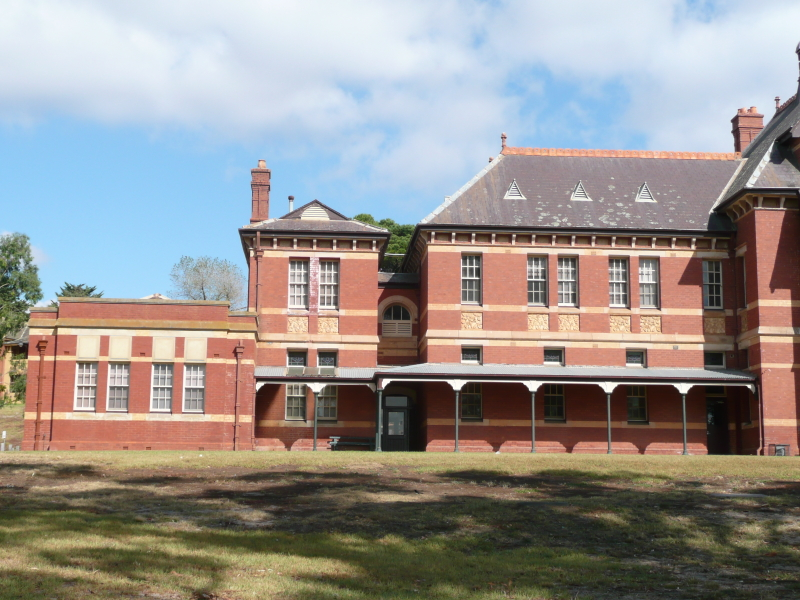
#> input picture basic-stitching/sample-left.jpg, 800 x 600 px; its folder holds 2 pictures in this run
$ python crop_img.py ../../basic-stitching ../../basic-stitching/sample-right.jpg
#> lines starting #> are read from the running program, lines starting #| are printed output that depends on the picture
from importlib.resources import path
from PIL import Image
from os import listdir
from os.path import isfile, join
from pathlib import Path
import sys


if __name__ == '__main__':
    frames_path = '/home/vagrant/sample-video/frames'
    output_path = '/home/vagrant/sample-video/frames_split'
    if len(sys.argv) == 3:
        frames_path, output_path = sys.argv[1], sys.argv[2]
    imgs = [join(frames_path, f) for f in listdir(frames_path) if isfile(join(frames_path, f))]
    for img in imgs:
        image = Image.open(img)
#> image is the input picture: PIL image 800x600 RGB; mean R, G, B 151, 146.1, 142.7
        width, height = image.size
#> width = 800; height = 600
        # https://stackoverflow.com/a/58350508
        overlap = 150
        img_left_area = (0, 0, width//2 + overlap, height)
#> img_left_area = (0, 0, 550, 600)
        img_right_area = (width//2 - overlap, 0, width, height)
#> img_right_area = (250, 0, 800, 600)
        img_left = image.crop(img_left_area)
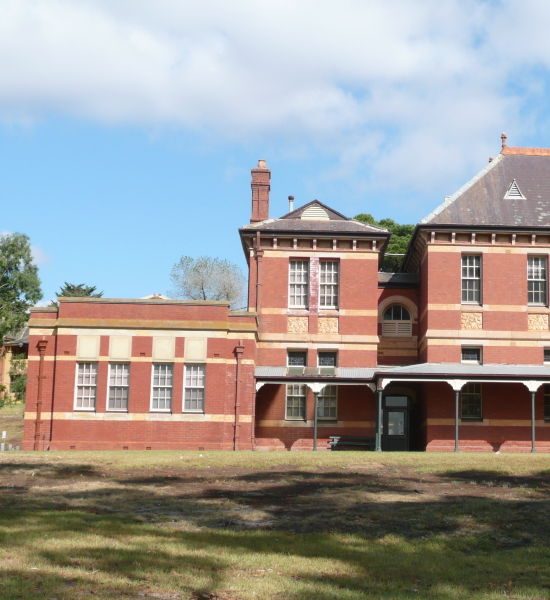
#> img_left: PIL image 550x600 RGB; mean R, G, B 157.3, 154.9, 152.1
        img_right = image.crop(img_right_area)
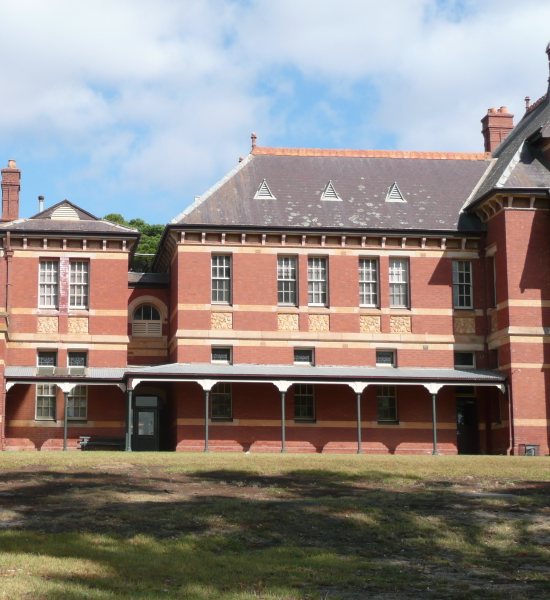
#> img_right: PIL image 550x600 RGB; mean R, G, B 143.6, 135.1, 130.7

        img_basename = Path(img).stem
        ext = Path(img).suffix

        outimg_basename_left = img_basename + 'l'
        outimg_basename_right = img_basename + 'r'
        outimg_filename_left = outimg_basename_left + ext
        outimg_filename_right = outimg_basename_right + ext
        outimg_fullpath_left = join(output_path, outimg_filename_left)
        outimg_fullpath_right = join(output_path, outimg_filename_right)

        img_left.save(outimg_fullpath_left)
        img_right.save(outimg_fullpath_right)
#> pass 2 of the loop `for img in imgs:`:
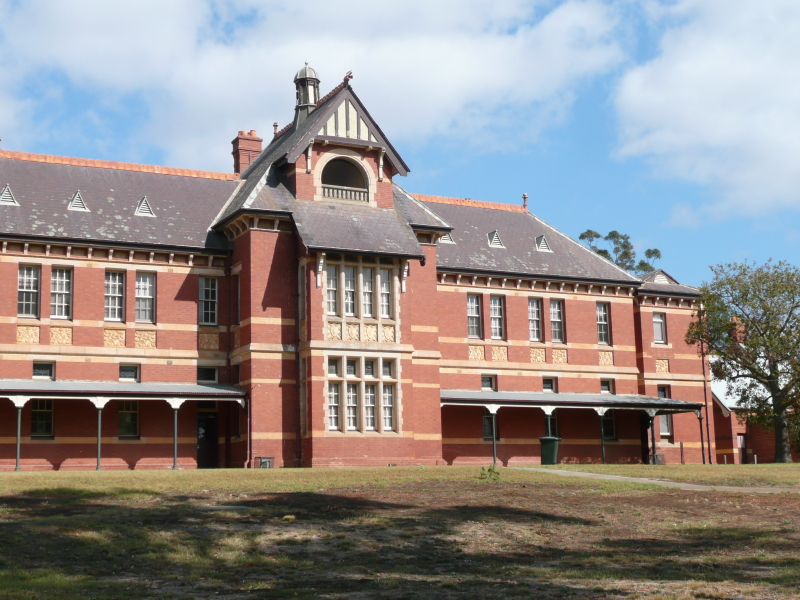
#> input picture basic-stitching/sample-right.jpg, 800 x 600 px
#> image is the input picture: PIL image 800x600 RGB; mean R, G, B 145.8, 139.8, 138.5
#> `img_left = image.crop(img_left_area)`:
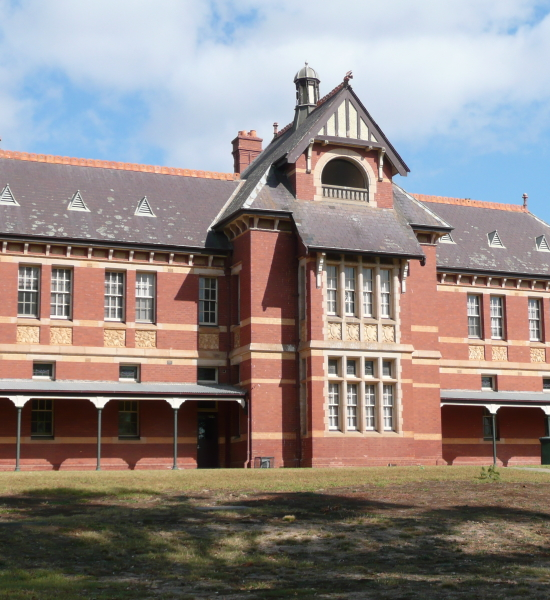
#> img_left: PIL image 550x600 RGB; mean R, G, B 145.2, 135.1, 131.9
#> `img_right = image.crop(img_right_area)`:
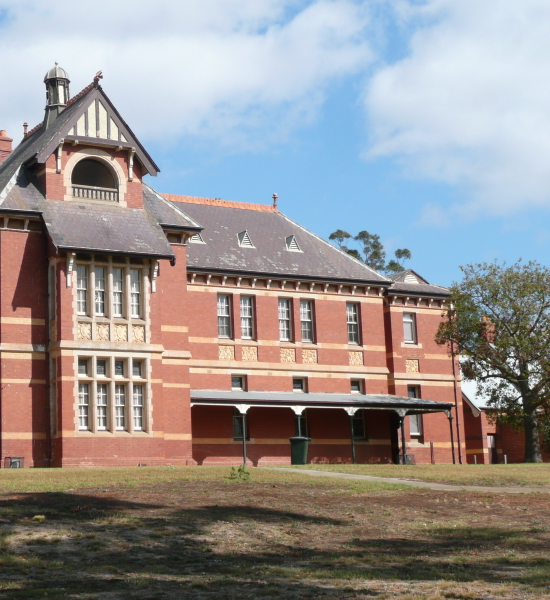
#> img_right: PIL image 550x600 RGB; mean R, G, B 149.8, 144.8, 144.1
